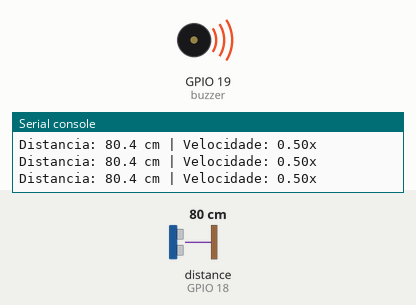
Simulated run of this program. Board: ESP32 board running MicroPython. Parts: buzzer (waves = sounding), the last lines printed to the serial console. Wiring (from the project's diagram.json): buzzer on GPIO 19. The inputs (shaded band) are chosen by the test bench; at power-on: distance to the obstacle (sensor on GPIO 18) 80 cm. The echo pulse lasts 58.3 µs per cm.

Above: at 4.6 s.
4.7 s: distance to the obstacle (sensor on GPIO 18) set to 9 cm
At 6.14 s:
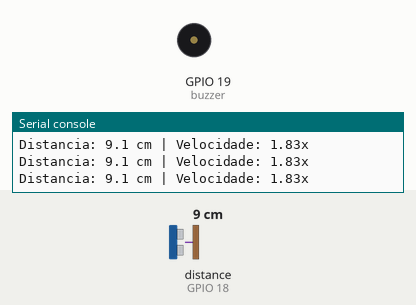
8.1 s: distance to the obstacle (sensor on GPIO 18) set to 250 cm
Timing chart, 0 to 17.5 s (numbered marks = the images above; inputs shaded):
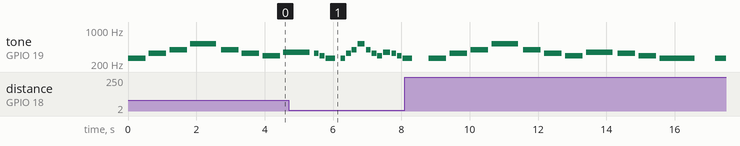

The program:

main.py
```python
from machine import Pin, PWM, time_pulse_us
from time import sleep, sleep_us

# Sensor ultrassonico HC-SR04
trig = Pin(5, Pin.OUT)
echo = Pin(18, Pin.IN)

# Buzzer passivo: produz as notas da melodia
buzzer = PWM(Pin(19), freq=440, duty=0)

# Melodia original simples: (frequencia em Hz, duracao em segundos)
melodia = [
    (262, 0.30), (330, 0.30), (392, 0.30), (523, 0.45),
    (392, 0.30), (330, 0.30), (294, 0.30), (349, 0.45),
    (330, 0.30), (294, 0.30), (262, 0.60), (0, 0.20),
]


def medir_distancia():
    trig.off()
    sleep_us(2)
    trig.on()
    sleep_us(10)
    trig.off()

    pulso = time_pulse_us(echo, 1, 30000)
    if pulso < 0:
        return None
    return pulso / 58.0  # cm (aproximacao)


def obter_velocidade(distancia):
    if distancia is None:
        return 1.0  # distancia invalida: velocidade normal

    # Faixa de 5 a 40 cm; perto = rapido, longe = lento.
    distancia = max(5, min(40, distancia))
    return 2.0 - (distancia - 5) * (1.5 / 35)
    # 5 cm => 2x; 40 cm => 0.5x


print('AirDJ iniciado! Ajuste a distancia do HC-SR04 no Wokwi.')

try:
    while True:
        for frequencia, duracao in melodia:
            distancia = medir_distancia()
            velocidade = obter_velocidade(distancia)
            tempo = duracao / velocidade

            if distancia is None:
                print('Sem leitura: velocidade normal')
            else:
                print('Distancia: {:.1f} cm | Velocidade: {:.2f}x'.format(
                    distancia, velocidade))

            if frequencia > 0:
                buzzer.freq(frequencia)
                buzzer.duty(512)
                sleep(tempo * 0.85)
                buzzer.duty(0)
                sleep(tempo * 0.15)
            else:
                buzzer.duty(0)
                sleep(tempo)
except KeyboardInterrupt:
    buzzer.duty(0)
    buzzer.deinit()
```

Measured:
- by itself, tone on GPIO 19 (buzzer): plays 262 Hz for 0.51 s, 330 Hz for 0.51 s, 392 Hz for 0.51 s, 523 Hz for 0.77 s, 392 Hz for 0.51 s, 330 Hz for 0.51 s … (12 notes in this stretch)
